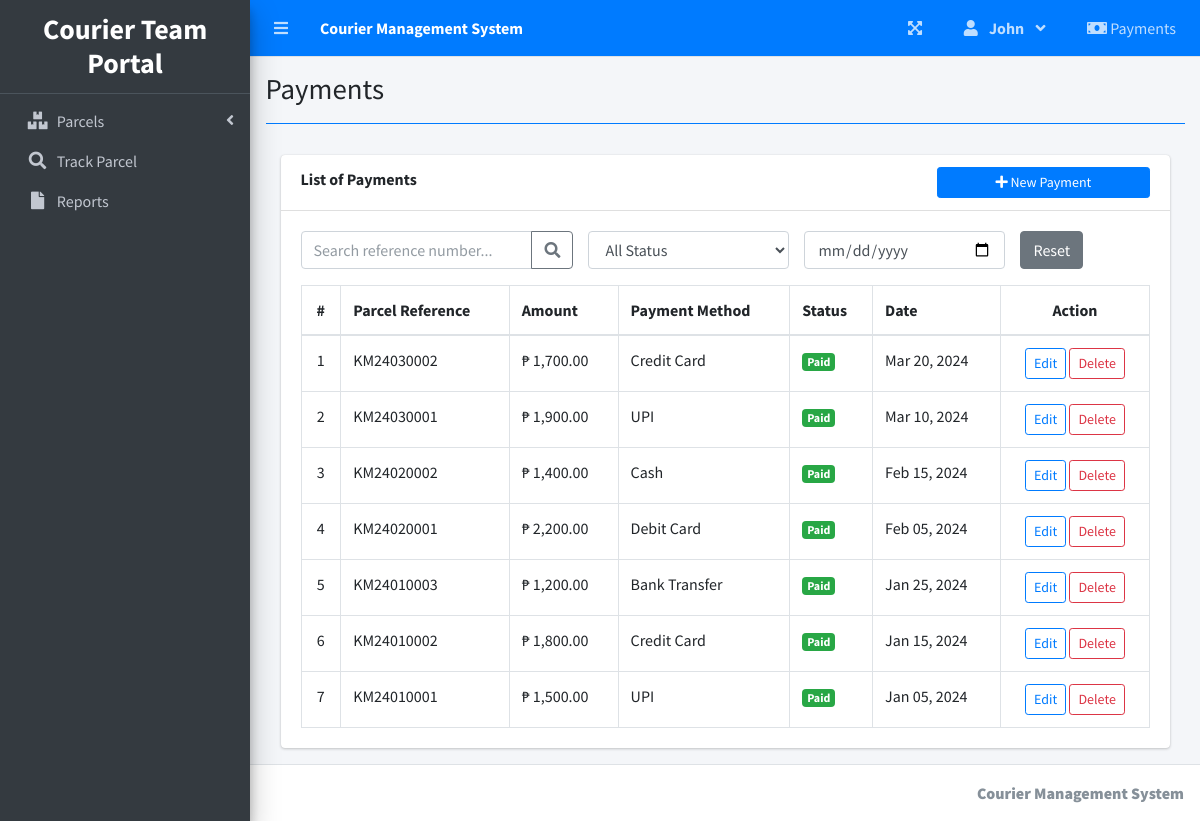
The app's page /index.php?page=payments (signed in) with its own data.
### tables this page shows
CREATE TABLE `payments` (
  `id` int(30) NOT NULL AUTO_INCREMENT,
  `parcel_id` int(30) NOT NULL,
  `amount` float NOT NULL,
  `payment_method` varchar(100) NOT NULL,
  `payment_status` tinyint(1) NOT NULL DEFAULT 0 COMMENT '0=pending, 1=paid, 2=refunded',
  `reference_number` varchar(100) DEFAULT NULL,
  `payment_date` datetime DEFAULT NULL,
  `remarks` text DEFAULT NULL,
  `date_created` datetime NOT NULL DEFAULT current_timestamp(),
  PRIMARY KEY (`id`),
  KEY `parcel_id` (`parcel_id`),
  CONSTRAINT `fk_payment_parcel_id` FOREIGN KEY (`parcel_id`) REFERENCES `parcels` (`id`) ON DELETE CASCADE
);

CREATE TABLE `parcels` (
  `id` int(30) NOT NULL AUTO_INCREMENT,
  `reference_number` varchar(100) NOT NULL,
  `sender_name` text NOT NULL,
  `sender_address` text NOT NULL,
  `sender_contact` text NOT NULL,
  `recipient_name` text NOT NULL,
  `recipient_address` text NOT NULL,
  `recipient_contact` text NOT NULL,
  `type` int(1) NOT NULL COMMENT '1 = Deliver, 2=Pickup',
  `from_branch_id` int(30) NOT NULL,
  `to_branch_id` int(30) NOT NULL,
  `weight` varchar(100) NOT NULL,
  `height` varchar(100) NOT NULL,
  `width` varchar(100) NOT NULL,
  `length` varchar(100) NOT NULL,
  `price` float NOT NULL,
  `status` int(2) NOT NULL DEFAULT 0,
  `date_created` datetime NOT NULL DEFAULT current_timestamp(),
  PRIMARY KEY (`id`),
  KEY `from_branch_id` (`from_branch_id`),
  KEY `to_branch_id` (`to_branch_id`),
  CONSTRAINT `parcels_ibfk_1` FOREIGN KEY (`from_branch_id`) REFERENCES `branches` (`id`),
  CONSTRAINT `parcels_ibfk_2` FOREIGN KEY (`to_branch_id`) REFERENCES `branches` (`id`)
);

### payments.php (the view, shortened to what this page needs)
<?php
include('db_connect.php');
$branch_id = isset($_SESSION['login_branch_id']) ? $_SESSION['login_branch_id'] : 0;
?>
<div class="container-fluid">
	<div class="col-lg-12">
		<div class="row">
			<div class="col-md-12">
				<div class="card">
					<div class="card-header">
						<b>List of Payments</b>
						<span class="float:right"><a class="btn btn-primary btn-sm col-sm-3 float-right" href="javascript:void(0)" id="new_payment">
							<i class="fa fa-plus"></i> New Payment
						</a></span>
					</div>
					<div class="card-body">
						<div class="row mb-3">
							<div class="col-md-4">
								<div class="input-group">
									<input type="text" class="form-control" id="search" placeholder="Search reference number...">
									<div class="input-group-append">
										<button class="btn btn-outline-secondary" type="button" id="search_btn">
											<i class="fa fa-search"></i>
										</button>
									</div>
								</div>
							</div>
							<div class="col-md-3">
								<select class="form-control" id="status_filter">
									<option value="">All Status</option>
								</select>
							</div>
							<div class="col-md-3">
								<input type="date" class="form-control" id="date_filter">
							</div>
							<div class="col-md-2">
								<button class="btn btn-secondary" id="reset_filter">Reset</button>
							</div>
						</div>
						<table class="table table-bordered table-condensed">
							<thead>
								<tr>
									<th class="text-center">#</th>
									<th class="">Parcel Reference</th>
									<th class="">Amount</th>
									<th class="">Payment Method</th>
									<th class="">Status</th>
									<th class="">Date</th>
									<th class="text-center">Action</th>
								</tr>
							</thead>
							<tbody id="payment_list">
								<?php
								$i = 1;
								$payments = $conn->query("SELECT DISTINCT p.*, pl.reference_number as ref_no, pl.price as parcel_price
									FROM payments p
									INNER JOIN parcels pl ON pl.id = p.parcel_id
									WHERE pl.from_branch_id = '$branch_id'
										OR pl.to_branch_id = '$branch_id'
									GROUP BY p.id
									ORDER BY p.date_created DESC");
								while($row=$payments->fetch_assoc()):
								?>
								<tr>
									<td class="text-center"><?php echo $i++ ?></td>
									<td class=""><?php echo $row['ref_no'] ?></td>
									<td class="">₱ <?php echo number_format($row['amount'],2) ?></td>
									<td class=""><?php echo $row['payment_method'] ?></td>
									<td class="">
										<?php
										switch ($row['payment_status']) {
											case '1':
												echo "<span class='badge badge-success'>Paid</span>";
												break;
										}
										?>
									</td>
									<td class=""><?php echo date('M d, Y',strtotime($row['date_created'])) ?></td>
									<td class="text-center">
										<button class="btn btn-sm btn-outline-primary edit_payment" type="button" data-id="<?php echo $row['id'] ?>">Edit</button>
										<button class="btn btn-sm btn-outline-danger delete_payment" type="button" data-id="<?php echo $row['id'] ?>">Delete</button>
									</td>
								</tr>
								<?php endwhile; ?>
							</tbody>
						</table>
					</div>
				</div>
			</div>
		</div>
	</div>
</div>

### records on screen
payments: parcel.reference_number "KM24030002", amount "1,700.00", payment_method "Credit Card", payment_status "Paid", date_created "Mar 20, 2024"
payments: parcel.reference_number "KM24030001", amount "1,900.00", payment_method "UPI", payment_status "Paid", date_created "Mar 10, 2024"
payments: parcel.reference_number "KM24020002", amount "1,400.00", payment_method "Cash", payment_status "Paid", date_created "Feb 15, 2024"
payments: parcel.reference_number "KM24020001", amount "2,200.00", payment_method "Debit Card", payment_status "Paid", date_created "Feb 05, 2024"
payments: parcel.reference_number "KM24010003", amount "1,200.00", payment_method "Bank Transfer", payment_status "Paid", date_created "Jan 25, 2024"
payments: parcel.reference_number "KM24010002", amount "1,800.00", payment_method "Credit Card", payment_status "Paid", date_created "Jan 15, 2024"
payments: parcel.reference_number "KM24010001", amount "1,500.00", payment_method "UPI", payment_status "Paid", date_created "Jan 05, 2024"

### other values on screen
$_SESSION['system']['name'] "Courier Management System"
$_SESSION['login_firstname'] "John"
$title "Payments"
